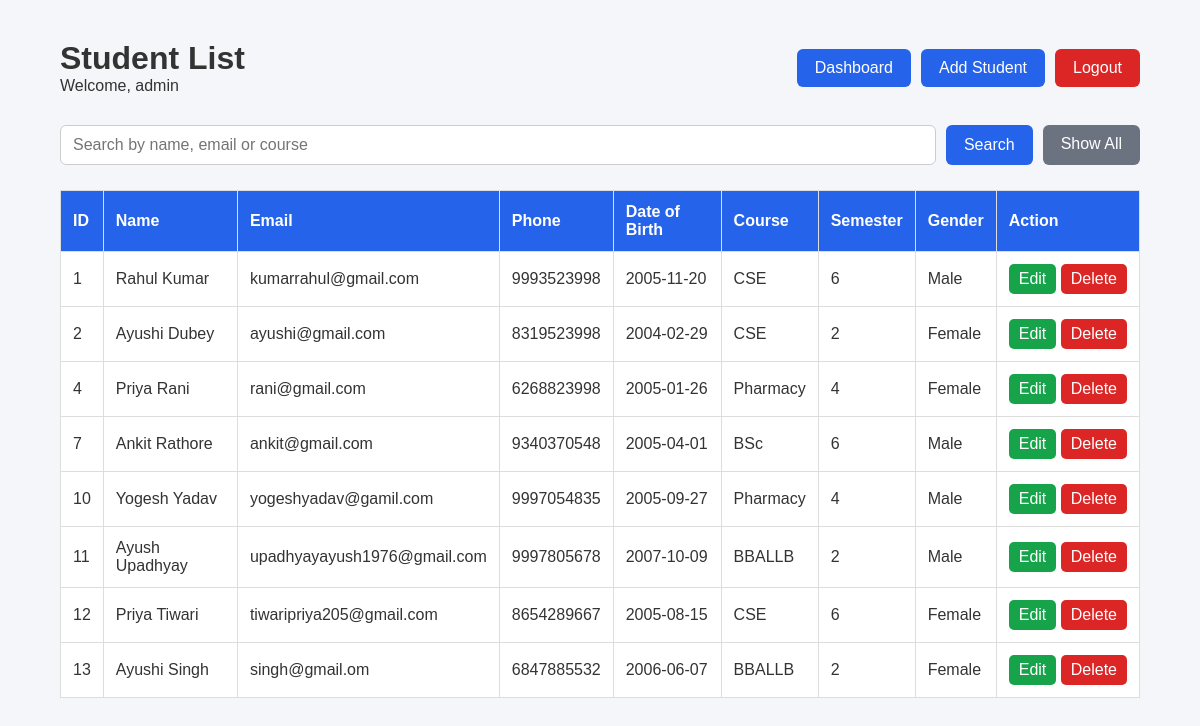
The app's page /students.php (signed in) with its own data.
### tables this page shows
CREATE TABLE `students` (
  `ID` int(11) NOT NULL,
  `Name` varchar(100) NOT NULL,
  `Email` varchar(100) NOT NULL,
  `Phone` varchar(15) DEFAULT NULL,
  `dob` date NOT NULL,
  `Course` varchar(50) NOT NULL,
  `Semester` int(2) DEFAULT NULL,
  `gender` varchar(10) NOT NULL,
  `created_at` timestamp NOT NULL DEFAULT current_timestamp()
);

### students.php (the view, shortened to what this page needs)
<?php
require_once "config/database.php";
if (isset($_GET['search']) && $_GET['search'] != '') {
    $search = "%" . $_GET['search'] . "%";
    $sql = "SELECT * FROM students
            WHERE Name LIKE ?
            OR Email LIKE ?
            OR Course LIKE ?";
    $stmt = mysqli_prepare($conn, $sql);
    mysqli_stmt_bind_param(
        $stmt,
        "sss",
        $search,
        $search,
        $search
    );
    mysqli_stmt_execute($stmt);
    $result = mysqli_stmt_get_result($stmt);
} else {
    $sql = "SELECT * FROM students";
    $result = mysqli_query($conn, $sql);
}
?>
<!DOCTYPE html>
<html lang="en">
<head>
    <link rel="stylesheet" href="css/style.css">
</head>
<body>
    <div class="container">
    <div class="header">
    <div>
        <h1>Student List</h1>
        <p>
            Welcome,
            <?php echo htmlspecialchars($_SESSION['username']); ?>
        </p>
    </div>
    <div class="header-actions">
        <a href="dashboard.php" class="dashboard-btn">Dashboard</a>
        <a href="add_student.php" class="add-btn">Add Student</a>
        <a href="logout.php" class="logout-btn">Logout</a>
    </div>
</div>
<form action="" method="GET" class="search-form">
        <input type="text" name="search" placeholder="Search by name, email or course" value="<?php echo isset($_GET['search']) ? htmlspecialchars($_GET['search']) : ''; ?>">
        <button type="submit">Search</button>
<a href="students.php" class="show-all-btn">Show All</a>
    </form>
    <table class="student-table">
        <tr>
            <th>ID</th>
            <th>Name</th>
            <th>Email</th>
            <th>Phone</th>
            <th>Date of Birth</th>
            <th>Course</th>
            <th>Semester</th>
            <th>Gender</th>
            <th>Action</th>
        </tr>
        <?php while ($student = mysqli_fetch_assoc($result)) { ?>
            <tr>
                <td><?php echo $student['ID']; ?></td>
                <td><?php echo $student['Name']; ?></td>
                <td><?php echo $student['Email']; ?></td>
                <td><?php echo $student['Phone']; ?></td>
                <td><?php echo $student['dob']; ?></td>
                <td><?php echo $student['Course']; ?></td>
                <td><?php echo $student['Semester']; ?></td>
                <td><?php echo $student['gender']; ?></td>
                <td class="action-cell">
    <a class="edit-btn"
       href="edit_student.php?id=<?php echo $student['ID']; ?>">
        Edit
    </a>
    <form action="delete_student.php"
      method="POST"
      class="delete-form"
      onsubmit="return confirm('Are you sure you want to delete this student?');">
    <button type="submit" class="delete-btn">
        Delete
    </button>
</form>
</td>
            </tr>
        <?php } ?>
    </table>
</div>
</body>
</html>

### css/style.css (style rules this page uses)
* { margin: 0; padding: 0; box-sizing: border-box; font-family: Arial, sans-serif; }
body { background-color: #f4f6f9; color: #333; }
a { text-decoration: none; }
h1, h2, h3 { margin-top: 0; }
.container { width: 90%; max-width: 1200px; margin: 40px auto; }
.header { display: flex; justify-content: space-between; align-items: center; margin-bottom: 30px; }
.logout-btn { background-color: #dc2626; color: white; padding: 10px 18px; border-radius: 6px; }
.header-actions { display: flex; gap: 10px; }
.dashboard-btn, .add-btn { background-color: #2563eb; color: white; padding: 10px 18px; border-radius: 6px; }
.search-form { display: flex; gap: 10px; margin-bottom: 25px; }
.search-form input { flex: 1; padding: 10px 12px; border: 1px solid #ccc; border-radius: 6px; font-size: 16px; }
.search-form button, .show-all-btn { padding: 10px 18px; border: none; border-radius: 6px; cursor: pointer; }
.search-form button { background-color: #2563eb; color: white; font-size: 16px; }
.show-all-btn { background-color: #6b7280; color: white; }
.student-table { width: 100%; border-collapse: collapse; background-color: white; }
.student-table th, .student-table td { padding: 12px; border: 1px solid #ddd; text-align: left; }
.student-table th { background-color: #2563eb; color: white; }
.action-cell { white-space: nowrap; }
.edit-btn, .delete-btn { display: inline-block; padding: 6px 10px; border-radius: 5px; color: white; }
.edit-btn { background-color: #16a34a; }
.delete-btn { background-color: #dc2626; }
.delete-form { display: inline; }
.delete-btn { border: none; cursor: pointer; font-size: inherit; }

### records on screen
students: ID "1", Name "Rahul Kumar", Email "kumarrahul@gmail.com", Phone "9993523998", dob "2005-11-20", Course "CSE", Semester "6", gender "Male"
students: ID "2", Name "Ayushi Dubey", Email "ayushi@gmail.com", Phone "8319523998", dob "2004-02-29", Course "CSE", Semester "2", gender "Female"
students: ID "4", Name "Priya Rani", Email "rani@gmail.com", Phone "6268823998", dob "2005-01-26", Course "Pharmacy", Semester "4", gender "Female"
students: ID "7", Name "Ankit Rathore", Email "ankit@gmail.com", Phone "9340370548", dob "2005-04-01", Course "BSc", Semester "6", gender "Male"
students: ID "10", Name "Yogesh Yadav", Email "yogeshyadav@gamil.com", Phone "9997054835", dob "2005-09-27", Course "Pharmacy", Semester "4", gender "Male"
students: ID "11", Name "Ayush Upadhyay", Email "upadhyayayush1976@gmail.com", Phone "9997805678", dob "2007-10-09", Course "BBALLB", Semester "2", gender "Male"
students: ID "12", Name "Priya Tiwari", Email "tiwaripriya205@gmail.com", Phone "8654289667", dob "2005-08-15", Course "CSE", Semester "6", gender "Female"
students: ID "13", Name "Ayushi Singh", Email "singh@gmail.om", Phone "6847885532", dob "2006-06-07", Course "BBALLB", Semester "2", gender "Female"

### other values on screen
$_SESSION['username'] "admin"
